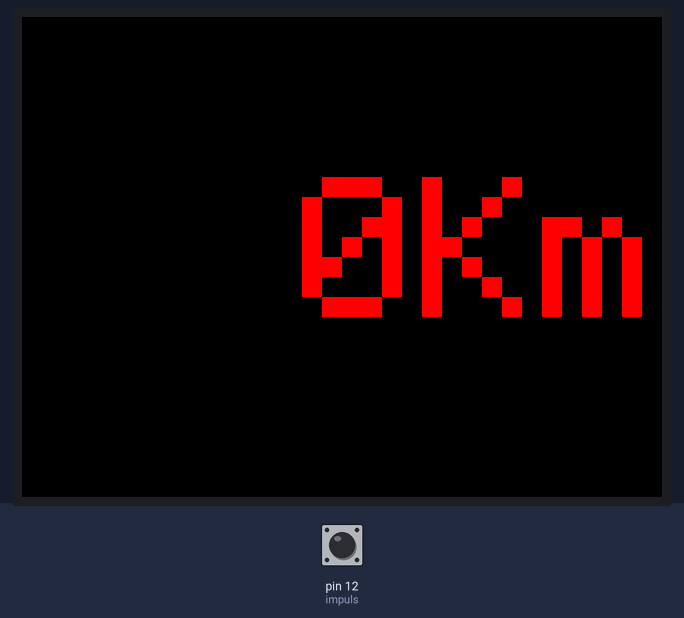
The sketch below on a simulated Arduino Uno, built with avr-gcc and run on an emulated ATmega328P. Shown: 320×240 colour display. The test bench sets the inputs (shaded band); at power-on: pin 12 (impuls) LOW. What the sketch prints to the serial monitor is not drawn.

Above: at 1.6 s.
1.7 s: pin 12 (impuls) pulled HIGH for 0.15 s
At 2.7 s:
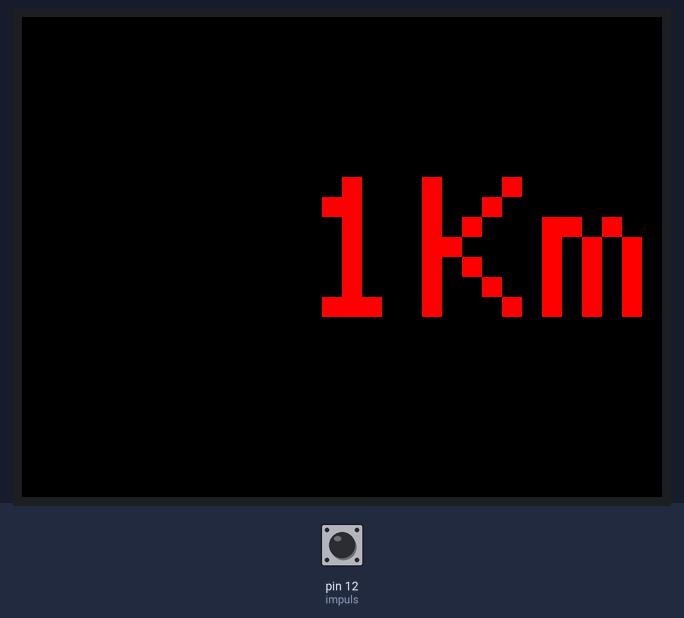
Timing chart, 0 to 4.7 s (numbered marks = the images above; inputs shaded):
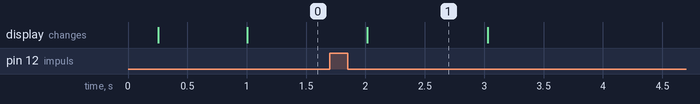

The sketch:

Speed_impuls_D12_V1.2_finish.ino
```cpp
// IMPORTANT: Adafruit_TFTLCD LIBRARY MUST BE SPECIFICALLY
// CONFIGURED FOR EITHER THE TFT SHIELD OR THE BREAKOUT BOARD.
// SEE RELEVANT COMMENTS IN Adafruit_TFTLCD.h FOR SETUP.

#include <Adafruit_GFX.h>    // Core graphics library
#include <Adafruit_TFTLCD.h> // Hardware-specific library

// The control pins for the LCD can be assigned to any digital or
// analog pins...but we'll use the analog pins as this allows us to
// double up the pins with the touch screen (see the TFT paint example).
#define LCD_CS A3 // Chip Select goes to Analog 3
#define LCD_CD A2 // Command/Data goes to Analog 2
#define LCD_WR A1 // LCD Write goes to Analog 1
#define LCD_RD A0 // LCD Read goes to Analog 0

#define LCD_RESET A4 // Can alternately just connect to Arduino's reset pin

// When using the BREAKOUT BOARD only, use these 8 data lines to the LCD:
// For the Arduino Uno, Duemilanove, Diecimila, etc.:
//   D0 connects to digital pin 8  (Notice these are
//   D1 connects to digital pin 9   NOT in order!)
//   D2 connects to digital pin 2
//   D3 connects to digital pin 3
//   D4 connects to digital pin 4
//   D5 connects to digital pin 5
//   D6 connects to digital pin 6
//   D7 connects to digital pin 7
// For the Arduino Mega, use digital pins 22 through 29
// (on the 2-row header at the end of the board).

// Assign human-readable names to some common 16-bit color values:
#define BLACK   0x0000
#define BLUE    0x001F
#define RED     0xF800
#define GREEN   0x07E0
#define CYAN    0x07FF
#define MAGENTA 0xF81F
#define YELLOW  0xFFE0
#define WHITE   0xFFFF
#define rotation 1


Adafruit_TFTLCD tft(LCD_CS, LCD_CD, LCD_WR, LCD_RD, LCD_RESET);
// If using the shield, all control and data lines are fixed, and
// a simpler declaration can optionally be used:
// Adafruit_TFTLCD tft;

const int impuls = 12;           // порт, читающий импульсы

void setup(void) {
pinMode(impuls, INPUT);


  Serial.begin(9600);
  Serial.println(F("TFT LCD test"));

#ifdef USE_ADAFRUIT_SHIELD_PINOUT
  Serial.println(F("Using Adafruit 2.8\" TFT Arduino Shield Pinout"));
#else
  Serial.println(F("Using Adafruit 2.8\" TFT Breakout Board Pinout"));
#endif

  Serial.print("TFT size is "); Serial.print(tft.width()); Serial.print("x"); Serial.println(tft.height());


  tft.reset();
  delay(10);

  tft.begin(0x9341);

  //настройки экрана
  tft.fillScreen(BLACK);      //заливка
  tft.setRotation(rotation);  //поворот
  tft.setCursor(0, 0);     //координаты
  tft.setTextColor(RED);      //цвет текста
  tft.setTextSize(10);        //размер текста

}
long previousMillis = 0;   // здесь будет храниться время последнего изменения состояния светодиода
long interval = 1000;      // интервал мигания в миллисекундах
long i = 0;                 // кол-во импульсов за промежуток времени
long k = 2500;            //коэффициент импульсов спидометра
long kmh = 0;              //километры в час
long pred; //запоминает предыдущее значение X
int sign = 0;
void loop(void) {
     if((digitalRead(impuls) == HIGH) && (sign == 0) ){
         i++;
         sign = 1;
      }
      if(digitalRead(impuls) == LOW ){
        sign = 0;
      }
      Serial.println(i);
      if (millis() - previousMillis > interval) {
      previousMillis = millis();
        //kmh = i/k;
        kmh = i*3600/k; //-разкомментировать, если показания не верны
        long X = kmh;
        if (X!=pred){ //-постоянно обновляем единицы, если предыдущее значение не равно настоящему
          tft.fillRect(135, 80, 55, 80, BLACK);
        }
        if (X < 10){
          tft.setCursor(140,80);
          Text(X);
        }
        if ((X > 9) && (X < 100)) {
          tft.setCursor(80, 80);
          Text(X);
        }
        if (X >= 100){
          tft.setCursor(20, 80);
          Text(X);
        }
        pred = X;//запоминаем значение X
        i = 0;
      }


}

unsigned long Text(long X) {

  if (X < pred){ //Если предыдущее значение X больше текущего, обновляем экран
    tft.fillRect(20, 80, 110, 80, BLACK);
  }

  if (((X%10==0) || (X%10==1) || (X%10==2) || (X%10==3) || (X%10==4) || (X%10==5) || (X%10==6) || (X%10==7) || (X%10==8) || (X%10==9)) && (X!=pred)){ //ужасная конструкция работает, но мигают десятые при обновлении
    tft.fillRect(80, 80, 55, 80, BLACK);
  }
  if ((X%100==0) && (X!=pred)){
    tft.fillRect(20, 80, 55, 80, BLACK);
  }
  if ((X == 100) && (X!=pred)){
    tft.fillRect(80, 80, 55, 80, BLACK);
  }


  if (X%100==99){//если знычение уменьшается обновляем сотни
    tft.fillRect(20, 80, 55, 80, BLACK);
  }
  if (X%10==9){//если знычение уменьшается обновляем десятки
    tft.fillRect(80, 80, 55, 80, BLACK);
  }

  tft.print(X);
  tft.print("Km");
}
```

Measured:
- after the input at 1.7 s, the display: changes after 0.32 s (image 1)
- what the display in image 1 shows lasts 1.0 s, from 2.0 s to 3.0 s
